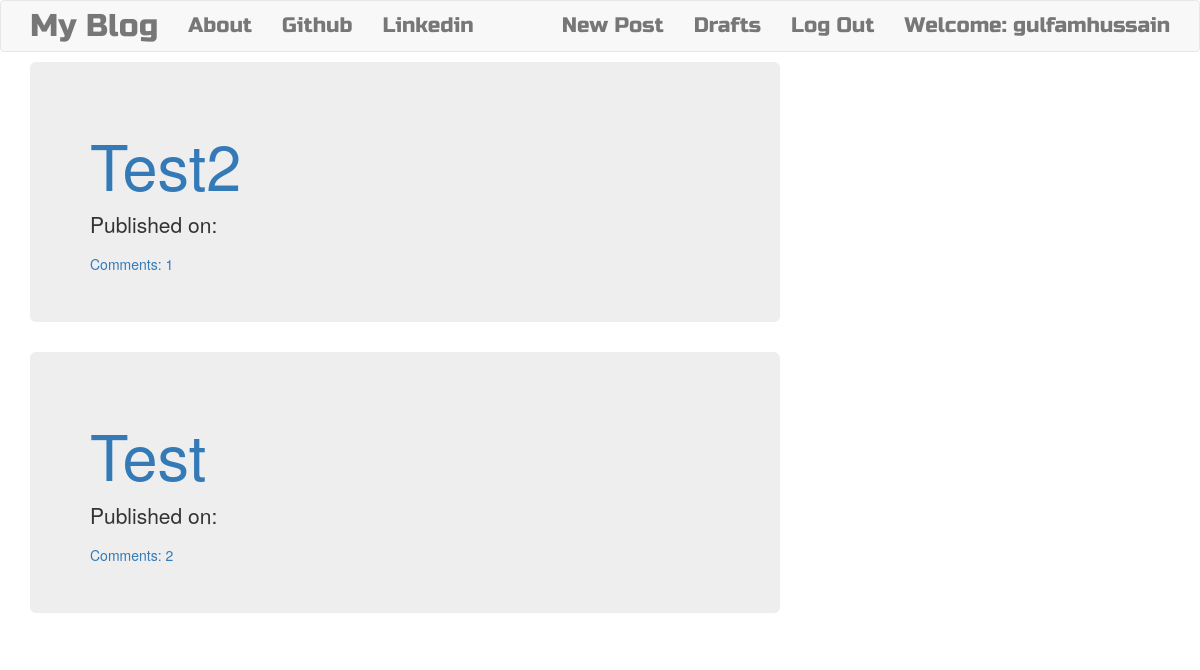
The app's page / (signed in) with its own data.
### blog/models.py (models this page shows, shortened)
class Post(models.Model):
    author = models.ForeignKey('auth.User',on_delete=models.CASCADE)
    title = models.CharField(max_length=256)
    text = models.TextField()
    create_date = models.DateTimeField(default=timezone.now())
    published_date = models.DateTimeField(blank=True,null=True)
    def approve_comments(self):
        return self.comments.filter(approved_comments=True)

### blog/views.py (the view)
# urls.py: path('',views.PostListView.as_view(),name='post_list'),
class PostListView(ListView):
    model = Post
    def get_queryset(self):
        return Post.objects.filter(published_date__lte=timezone.now()).order_by('-published_date')

### blog/static/templates/blog/post_list.html
{% extends "blog/base.html" %}
{% block content %}
<div class="centerstage">
  {% for post in post_list %}
    <div class="post">
      <div class="jumbotron">
        <h1><a href="{% url 'post_detail' pk=post.pk %}">{{ post.title }}</a></h1>
        <div class="date">
          <p>Published on: {{post.published|date:"D M Y"}}</p>
        </div>
        <a href="{% url 'post_detail' pk=post.pk %}">Comments: {{ post.approve_comments.count }}</a>
      </div>
    </div>
  {% endfor %}
</div>
{% endblock %}

### blog/static/templates/blog/base.html (shortened to what this page needs)
<!DOCTYPE html>
{% load static %}
<html lang="en" dir="ltr">
  <head>
    <link rel="stylesheet" href="https://maxcdn.bootstrapcdn.com/bootstrap/3.4.1/css/bootstrap.min.css">
    <link rel="stylesheet" href="//cdn.jsdelivr.net/npm/medium-editor@latest/dist/css/medium-editor.min.css" type="text/css" media="screen" charset="utf-8">
    <link rel="stylesheet" href="{% static 'css/blog.css' %}">
  </head>
  <body>
      <nav class="navbar navbar-default techfont custom-navbar">
        <div class="container">
          <ul class="nav navbar-nav">
            <li>
              <a class="navbar-brand bigbrand" href="{% url 'post_list' %}">My Blog</a>
            </li>
            <li>
              <a href="{% url 'about' %}">About</a>
            </li>
            <li>
              <a href="https://github.com/gulfamhussain80" target="_blank">Github</a>
            </li>
            <li>
              <a href="https://www.linkedin.com/in/gulfam-hussain-249119197/" target="_blank">Linkedin</a>
            </li>
          </ul>
          <ul class="nav navbar-nav navbar-right">
              {% if user.is_authenticated %}
                <li>
                  <a href="{% url 'post_new' %}">New Post</a>
                </li>
                <li>
                  <a href="{% url 'post_draft_list' %}">Drafts</a>
                </li>
                <li>
                  <a href="{% url 'logout' %}">Log Out</a>
                </li>
                <li>
                  <a>Welcome: {{user.username}}</a>
                </li>
              {% else %}
              <li>
                <a class="nav navbar-right" href="{% url 'login' %}"> <span class="glyphicon glyphicon-user"></span> </a>
              </li>
            {% endif %}
          </ul>
        </div>
      </nav>
      <div class="container">
          <div class="row">
            <div class="col-md-8">
              <div class="blog_posts">
                {% block content %}
                {% endblock %}
              </div>
            </div>
          </div>
      </div>
  </body>
</html>

### blog/static/css/blog.css (style rules this page uses)
.centerstage { margin-left: auto; margin-right: auto; }
.bigbrand { font-size: 1.5em; }
.techfont { font-family: 'Russo One', sans-serif; font-size: 1.5em; margin-bottom: 10px; }

### records on screen
Post: title "Test2", approve_comments.count "1"
Post: title "Test", approve_comments.count "2"

### other values on screen
{{ user.username }} "gulfamhussain"
